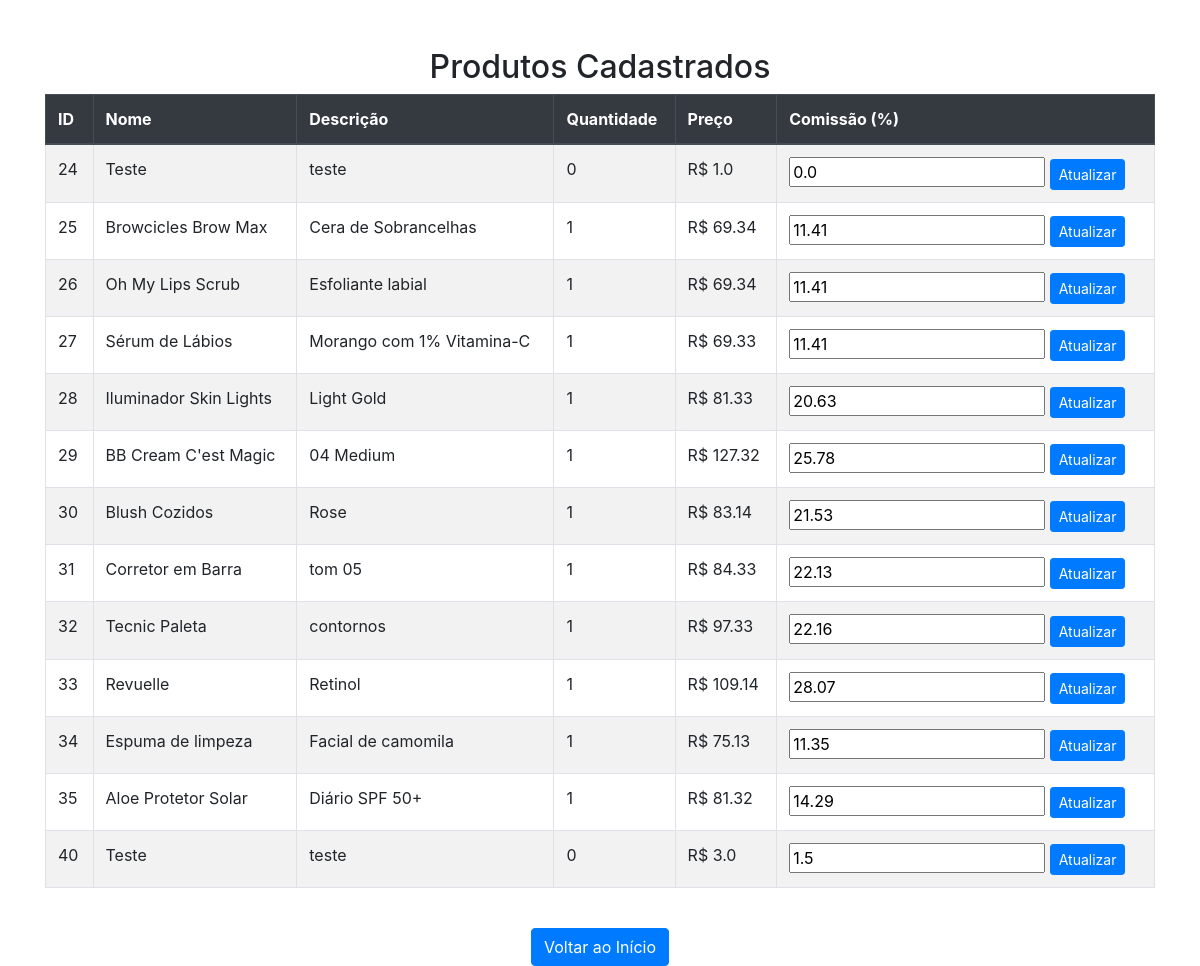
Page /gestor/produtos (signed in) on the committed database.
### tables this page shows
CREATE TABLE products (
        id INTEGER PRIMARY KEY AUTOINCREMENT,
        name TEXT NOT NULL,
        description TEXT,
        quantity INTEGER NOT NULL,
        price REAL NOT NULL
    , comissao REAL NOT NULL DEFAULT 0);

### PixShop.py (the view, shortened to what this page needs)
@app.route('/gestor/produtos', methods=['GET', 'POST'])
def gestor_produtos():
    if 'role' in session and session['role'] == 'gestor':
        conn = get_db_connection()
        produtos = conn.execute('SELECT * FROM products').fetchall()
        conn.close()
        return render_template('gestor_produtos.html', produtos=produtos)
    else:
        return redirect(url_for('login'))

### PixShop.py (called while the page is built)
@app.after_request
def add_header(response):
    response.headers['ngrok-skip-browser-warning'] = 'any_value'
    return response

def get_db_connection():
    conn = sqlite3.connect('pix_store1.db')
    conn.row_factory = sqlite3.Row
    return conn

### templates/gestor_produtos.html (shortened to what this page needs)
<!DOCTYPE html>
<html lang="pt">
<head>
    <link href="https://stackpath.bootstrapcdn.com/bootstrap/4.5.2/css/bootstrap.min.css" rel="stylesheet">
</head>
<body>
    <div class="container mt-5">
        <h2 class="text-center">Produtos Cadastrados</h2>
        <div class="table-responsive">
            <table class="table table-striped table-bordered">
                <thead class="thead-dark">
                    <tr>
                        <th>ID</th>
                        <th>Nome</th>
                        <th>Descrição</th>
                        <th>Quantidade</th>
                        <th>Preço</th>
                        <th>Comissão (%)</th>
                    </tr>
                </thead>
                <tbody>
                    {% for produto in produtos %}
                    <tr>
                        <td>{{ produto['id'] }}</td>
                        <td>{{ produto['name'] }}</td>
                        <td>{{ produto['description'] }}</td>
                        <td>{{ produto['quantity'] }}</td>
                        <td>R$ {{ produto['price'] }}</td>
                        <td>
                            <form method="POST" action="{{ url_for('atualizar_comissao', id=produto['id']) }}">
                                <input type="number" step="0.01" name="comissao" value="{{ produto['comissao'] }}" required>
                                <button type="submit" class="btn btn-primary btn-sm">Atualizar</button>
                            </form>
                        </td>
                    </tr>
                    {% endfor %}
                </tbody>
            </table>
        </div>
        <div class="text-center mt-4">
            <a href="{{ url_for('gestor_home') }}" class="btn btn-primary">Voltar ao Início</a>
        </div>
    </div>
 </body>
</html>

### rows in the picture
products: id "24", name "Teste", description "teste", quantity "0", price "1.0", comissao "0.0"
products: id "25", name "Browcicles Brow Max", description "Cera de Sobrancelhas", quantity "1", price "69.34", comissao "11.41"
products: id "26", name "Oh My Lips Scrub", description "Esfoliante labial", quantity "1", price "69.34", comissao "11.41"
products: id "27", name "Sérum de Lábios", description "Morango com 1% Vitamina-C", quantity "1", price "69.33", comissao "11.41"
products: id "28", name "Iluminador Skin Lights", description "Light Gold", quantity "1", price "81.33", comissao "20.63"
products: id "29", name "BB Cream C'est Magic", description "04 Medium", quantity "1", price "127.32", comissao "25.78"
products: id "30", name "Blush Cozidos", description "Rose", quantity "1", price "83.14", comissao "21.53"
products: id "31", name "Corretor em Barra", description "tom 05", quantity "1", price "84.33", comissao "22.13"
products: id "32", name "Tecnic Paleta", description "contornos", quantity "1", price "97.33", comissao "22.16"
products: id "33", name "Revuelle", description "Retinol", quantity "1", price "109.14", comissao "28.07"
products: id "34", name "Espuma de limpeza", description "Facial de camomila", quantity "1", price "75.13", comissao "11.35"
products: id "35", name "Aloe Protetor Solar", description "Diário SPF 50+", quantity "1", price "81.32", comissao "14.29"
products: id "40", name "Teste", description "teste", quantity "0", price "3.0", comissao "1.5"
